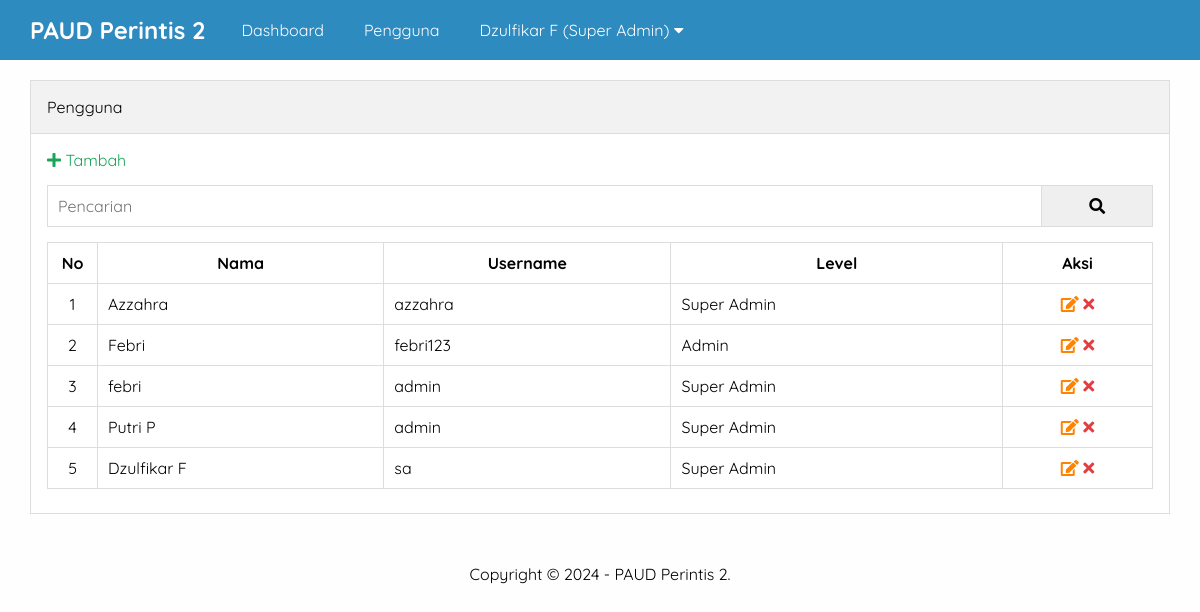
The page /sekolah/admin/pengguna.php (signed in) on the database its author committed.
### tables this page shows
CREATE TABLE `pengaturan` (
  `id` int(11) NOT NULL,
  `nama` varchar(50) NOT NULL,
  `email` varchar(50) NOT NULL,
  `telepon` varchar(20) NOT NULL,
  `alamat` text NOT NULL,
  `logo` varchar(50) NOT NULL,
  `favicon` varchar(50) NOT NULL,
  `tentang_sekolah` text NOT NULL,
  `foto_sekolah` varchar(50) NOT NULL,
  `google_maps` text NOT NULL,
  `nama_kepsek` varchar(50) NOT NULL,
  `foto_kepsek` varchar(50) NOT NULL,
  `sambutan_kepsek` text NOT NULL,
  `created_at` timestamp NOT NULL DEFAULT current_timestamp(),
  `updated_at` datetime DEFAULT NULL
);

CREATE TABLE `pengguna` (
  `id` int(11) NOT NULL,
  `nama` varchar(30) NOT NULL,
  `username` varchar(30) NOT NULL,
  `password` varchar(50) NOT NULL,
  `level` enum('Super Admin','Admin') NOT NULL,
  `created_at` timestamp NOT NULL DEFAULT current_timestamp(),
  `updated_at` datetime DEFAULT NULL
);

### sekolah/admin/pengguna.php (the view, shortened to what this page needs)
<?php include 'header.php' ?>
		<div class="content">
			<div class="container">
				<div class="box">
					<div class="box-header">
						Pengguna
					</div>
					<div class="box-body">
						<a href="tambah-pengguna.php" class="text-green"><i class="fa fa-plus"></i>  Tambah</a>
						<form action="">
							<div class="input-group">
								<input type="text" name="key" placeholder="Pencarian">
								<button type="submit"><i class="fa fa-search"></i></button>
							</div>
						</form>
						<table class="table">
							<thead>
								<tr>
									<th>No</th>
									<th>Nama</th>
									<th>Username</th>
									<th>Level</th>
									<th>Aksi</th>
								</tr>
							</thead>
							<tbody>
								<?php
								$no = 1;
									$where = " WHERE 1=1 ";
									$pengguna = mysqli_query($conn, "SELECT * FROM pengguna $where ORDER BY id DESC");
									if(mysqli_num_rows($pengguna) > 0){
										while($p = mysqli_fetch_array($pengguna)){
								?>
								<tr>
									<td><?= $no++ ?></td>
									<td><?= $p['nama'] ?></td>
									<td><?= $p['username'] ?></td>
									<td><?= $p['level'] ?></td>
									<td>
										<a href="edit-pengguna.php?id=<?= $p['id'] ?>" title="Edit Data" class="text-orange"><i class="fa fa-edit"></i></a>
										<a href="hapus.php?idpengguna=<?= $p['id'] ?>" onclick="return confirm('Yakin ingin hapus ?')" title="Hapus Data" class="text-red"><i class="fa fa-times"></i></a>
									</td>
								</tr>
							<?php }}else{ ?>
								<tr>
									<td colspan="5">Data tidak ada</td>
								</tr>
							<?php } ?>
							</tbody>
						</table>
					</div>
				</div>
			</div>
		</div>
<?php include 'footer.php' ?>

### sekolah/admin/header.php (shortened to what this page needs)
<?php
	include '../koneksi.php';
	$identitas = mysqli_query($conn, "SELECT * FROM pengaturan ORDER BY id DESC LIMIT 1");
	$d = mysqli_fetch_object($identitas);
?>
<!DOCTYPE html>
<html>
	<head>
		<link rel="stylesheet" type="text/css" href="../assets/css/style.css">
		<link rel="stylesheet" href="https://cdnjs.cloudflare.com/ajax/libs/font-awesome/5.15.3/css/all.min.css" />
	</head>
	<body class="bg-light">
		<div class="navbar">
			<div class="container">
				<h2 class="nav-brand float-left"><a href="index.php"><?= $d->nama ?></a></h2>
				<ul class="nav-menu float-left">
					<li><a href="index.php">Dashboard</a></li>
					<?php if($_SESSION['ulevel'] == 'Super Admin'){ ?>
						<li><a href="pengguna.php">Pengguna</a></li>
					<?php } ?>
					<li>
						<a href="#"><?= $_SESSION['uname'] ?> (<?= $_SESSION['ulevel'] ?>) <i class="fa fa-caret-down"></i></a>
					</li>
				</ul>
			</div>
		</div>

### sekolah/admin/footer.php
		<div class="footer">
			<div class="container text-center">
    		Copyright &copy; <?= date('Y') ?> - <?= $d->nama ?>.
			</div>
		</div>
	</body>
</html>

### sekolah/assets/css/style.css (style rules this page uses)
* { margin:0; padding:0; font-family: 'Quicksand', sans-serif; box-sizing: border-box; }
a { text-decoration: none; }
.float-left { float:left; }
.container { width: 1140px; margin:0 auto; }
.container::after { content: ""; display: block; clear: both; }
.bg-light { background-color: #fefefe; }
.box { border:1px solid #ddd; background-color: #fff; }
.box-header { padding:16px; border-bottom:1px solid #ddd; background-color: #f2f2f2; }
.box-body { padding:16px; }
form { margin:15px 0; }
.text-center { text-align: center !important; }
.navbar { height: 60px; width: 100%; background-color: #2E8BC0; position: fixed; top: 0; z-index: 1000; }
.navbar a { color: #fff; }
.nav-brand { display: inline-block; padding:15px 0; margin-right: 16px; }
.nav-menu { display: flex; list-style: none; }
.nav-menu li a { padding:20px; display: inline-block; }
.content { padding:80px 0 30px 0; }
.footer { padding:20px 0; }
.table { width:100%; border-collapse: collapse; margin:8px 0; }
.table th, .table td { border:1px solid #ddd; padding:10px; }
.table td:first-child { width:50px; text-align: center; }
.table td:last-child { width:150px; text-align: center; }
.text-red { color: #E43D40; }
.text-orange { color: #FF8300; }
.text-green { color: #18A558; }
.input-group:after { content: ""; clear: both; display: block; }
.input-group input[type="text"] { width: 90%; padding: 10px; font-size: 16px; float: left; border:1px solid #ddd; }
.input-group button { width: 10%; padding: 10px; font-size: 16px; float: left; border:1px solid #ddd; border-left: none; }

### rows shown on the page
pengaturan: nama "PAUD Perintis 2"
pengguna: nama "Azzahra", username "azzahra", level "Super Admin"
pengguna: nama "Febri", username "febri123", level "Admin"
pengguna: nama "febri", username "admin", level "Super Admin"
pengguna: nama "Putri P", username "admin", level "Super Admin"
pengguna: nama "Dzulfikar F", username "sa", level "Super Admin"

### other values the page prints
$_SESSION['uname'] "Dzulfikar F"
$_SESSION['ulevel'] "Super Admin"
